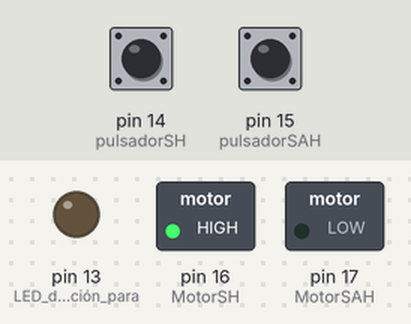
Bench run of a sketch on a simulated Arduino Uno, built with avr-gcc and run on an emulated ATmega328P. Parts: switched loads named in the sketch (green lamp = pin HIGH), output pins drawn as LEDs (lit = HIGH). The test bench sets the inputs (shaded band); at power-on: pin 15 (pulsadorSAH) LOW, pin 14 (pulsadorSH) LOW.

Above: at 0.1 s.
At 18.0 s:
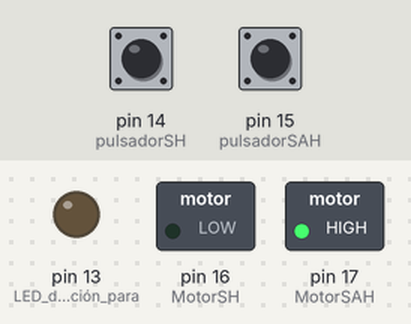
18.1 s: pin 15 (pulsadorSAH) pulled HIGH for 3 s
At 19.3 s:
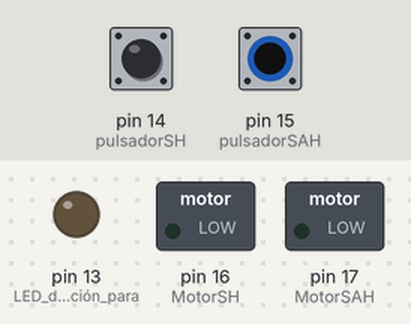
Timing chart, 0 to 34.5 s (numbered marks = the images above; inputs shaded):
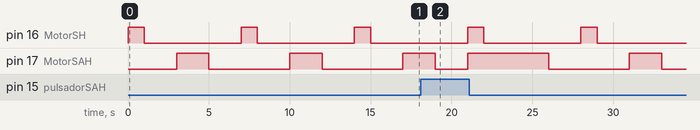

Measured:
- by itself, pin 16 (MotorSH): alternates HIGH for 1.0 s and LOW for 6.0 s
- by itself, pin 17 (MotorSAH): alternates HIGH for 2.0 s and LOW for 5.0 s

The sketch:

puente_h.ino
```cpp
#define pulsadorSH 14
#define pulsadorSAH 15
#define MotorSH 16
#define MotorSAH 17

int boton_sh = 0;
int boton_sah = 0;

void setup() {
  pinMode(MotorSH,OUTPUT);
  pinMode(MotorSAH,OUTPUT);
  pinMode(pulsadorSH,INPUT);
  pinMode(pulsadorSAH,INPUT);
  pinMode(LED_BUILTIN,OUTPUT); // LED de verificación para los pulsadores
}

void loop() {
// Inicio de pruebas
  prueba_motor(); // Función de prueba para verificar el funcionamiento de los motores, se puede eliminar una vez verificado
  prueba_pulsadores(); // Función de prueba para verificar el funcionamiento de los pulsadores, se puede eliminar una vez verificado
// Fin de pruebas
/* Eliminar esta linea para probar funcionamiento conjunto
  if (boton_sh == HIGH){
    digitalWrite(MotorSH,HIGH);
    digitalWrite(MotorSAH,LOW);
  else if (boton_sah == HIGH){
    digitalWrite(MotorSH,LOW);
    digitalWrite(MotorSAH,HIGH);
  }
  }
Eliminar esta linea para probar funcionamiento conjunto */
}

/* NO ELIMINAR las siguientes líneas */
// Función de prueba de los motores
void prueba_motor(){
  // Sentido horario
  digitalWrite(MotorSH,HIGH); // Activa el motor en sentido horario
  delay(1000);                // Esperar 1 segundo
  digitalWrite(MotorSH,LOW);  // Apagar el motor en sentido antihorario
  delay(2000);                // Esperar 2 segundos
  // Sentido antihorario
  digitalWrite(MotorSAH,HIGH); // Activa el motor en sentido horario
  delay(2000);                // Esperar 2 segundos
  digitalWrite(MotorSAH,LOW);  // Apagar el motor en sentido horario
  delay(2000);                // Esperar 2 segundos
}

void prueba_pulsadores(){
  boton_sh = digitalRead(pulsadorSH);
  digitalWrite(MotorSH, boton_sh);
  boton_sah = digitalRead(pulsadorSAH);
  digitalWrite(MotorSAH, boton_sah);
}
```
